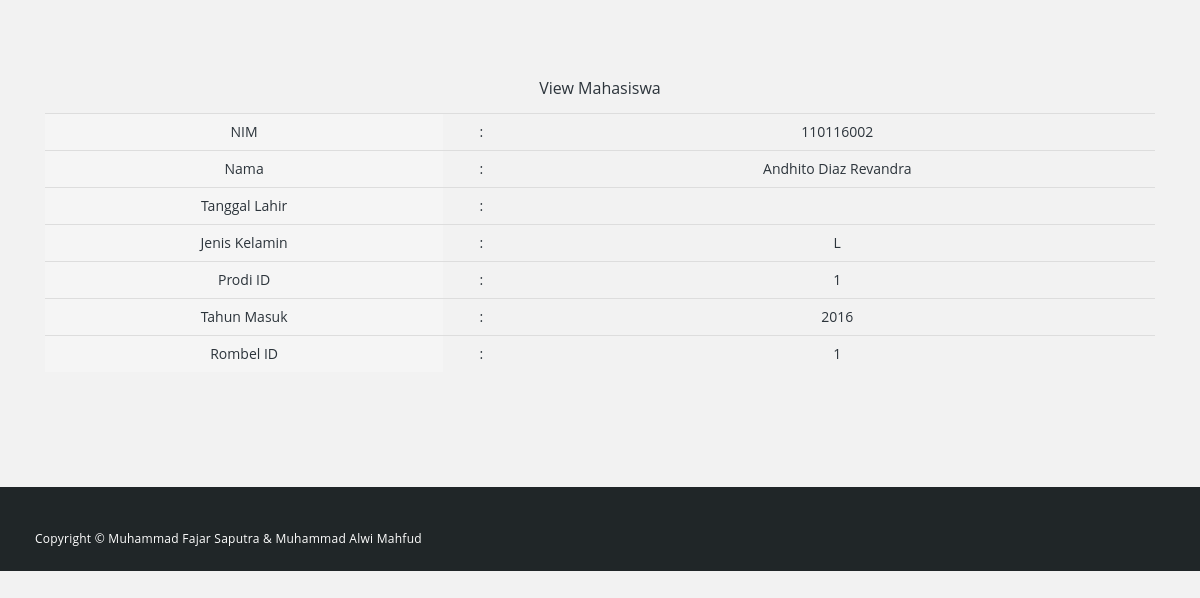
/view_mahasiswa.php?id=110116002, run on the app's committed database.
### tables this page shows
CREATE TABLE `mahasiswa` (
  `nim` varchar(10) NOT NULL,
  `nama` varchar(45) DEFAULT NULL,
  `tmp_lahir` varchar(30) DEFAULT NULL,
  `tgl_lahir` date DEFAULT NULL,
  `jk` char(1) DEFAULT NULL,
  `prodi_id` int(11) NOT NULL,
  `ipk` double DEFAULT NULL,
  `thnmasuk` int(11) DEFAULT NULL,
  `email` varchar(45) DEFAULT NULL,
  `rombel_id` int(11) NOT NULL
);

### db/dbkoneksi.php (called while the page is built)
<?php
    class DBKoneksi{
        private $dbhost = 'localhost';
        private $dbuser = 'root';
        private $dbpass = 'bl@ck_ole27';
        private $dbname = 'tugasAkhir';
        private $opsi = [
            PDO::ATTR_ERRMODE => PDO::ERRMODE_EXCEPTION,
            PDO::ATTR_DEFAULT_FETCH_MODE => PDO::FETCH_ASSOC,
        ];
        private $koneksi = null;
        public function __construct()
        {
            $dsn = "mysql:host=".$this->dbhost.";dbname=".$this->dbname;
            try{
                $this->koneksi = new PDO($dsn,
                    $this->dbuser,$this->dbpass,
                    $this->opsi);
            }catch(PDOException $e){
                echo $e->getMessage();
            }
        }
        public function getKoneksi()
        {
            return $this->koneksi;
        }
    }
?>

### db/DAOmahasiswa.php (called while the page is built, shortened)
<?php
require_once "dbkoneksi.php";
class DAOMahasiswa
{
    protected $tableName = "";
    protected $koneksi = null ;
    public function __construct($nama_table)
    {
        $this->tableName= $nama_table;
        $database = new DBKoneksi();
        $this->koneksi = $database->getKoneksi();
    }
    public function findByID($pk){
        $sql = "SELECT * FROM " . $this->tableName . " WHERE nim=?";
        $ps = $this->koneksi->prepare($sql);
        $ps->execute([$pk]);
        return $ps->fetch();
    }
}

### view_mahasiswa.php (the view, shortened to what this page needs)
<?php
    include_once 'top.php';
    $objKegiatan = new mahasiswa();
    $_id = $_GET['id'];
    $data = $objKegiatan->findByID($_id);
?>
<div id="portfolio" class="page-section">
      <div class="content-wrapper">
          <div class="inner-container container">
              <div class="row">
                  <div class="col-md-12">
                      <div class="section-heading">
                <h3 class="panel-title">View Mahasiswa</h3>
            </div>
            <div class="panel-body">
                <table class="table">
                <tr>
                <td class="active">NIM</td><td>:</td><td><?php echo
                $data['nim']?></td>
                </tr>
                <tr>
                <td class="active">Nama</td><td>:</td><td><?php echo
                $data['nama']?></td>
                </tr>
                <tr>
                <td class="active">Tanggal Lahir</td><td>:</td><td><?php echo
                $data['tgl_lahir']?></td>
                </tr>
                <tr>
                <td class="active">Jenis Kelamin</td><td>:</td><td><?php echo
                $data['jk']?></td>
                </tr>
                <tr>
                <td class="active">Prodi ID</td><td>:</td><td><?php echo
                $data['prodi_id']?></td>
                </tr>
                <tr>
                <td class="active">Tahun Masuk</td><td>:</td><td><?php echo
                $data['thnmasuk']?></td>
                </tr>
                <tr>
                <td class="active">Rombel ID</td><td>:</td><td><?php echo
                $data['rombel_id']?></td>
                </tr>
                </table>
            </div>
        </div>
    </div>
</div>
</div>
</div>
<?php
    include_once 'bottom.php';
?>

### css/hero-slider.css (style rules this page uses)
*, *::after, *::before { -webkit-box-sizing: border-box; -moz-box-sizing: border-box; box-sizing: border-box; }
html { font-size: 62.5%; }

### css/tooplate-style.css (style rules this page uses)
* { margin: 0; padding: 0; font-family: 'Open Sans', arial, sans-serif; }
.page-section { padding: 80px 0; }
#portfolio { text-align: center; }

### data on the page
mahasiswa: nim "110116002", nama "Andhito Diaz Revandra", jk "L", prodi "1", thnmasuk "2016", rombel "1"
